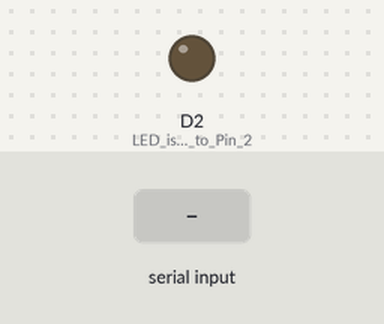
A sketch run on a simulated Arduino Zero (SAMD21). Shown: output pins drawn as LEDs (lit = HIGH). The test bench sets the inputs (shaded band). What the sketch prints to the serial monitor is not drawn.

Above: at 6.2 s.
6.3 s: "1" received over Serial
At 8.4 s:
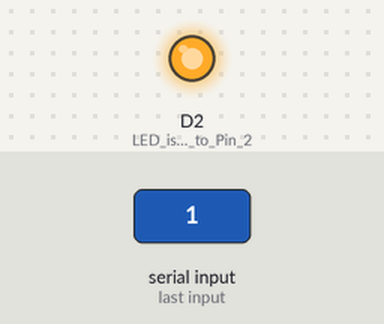
9.3 s: "0" received over Serial
At 10.5 s:
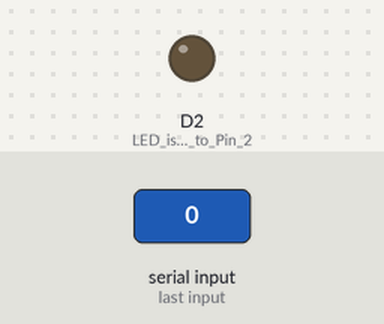
12.3 s: "2" received over Serial
At 14.1 s:
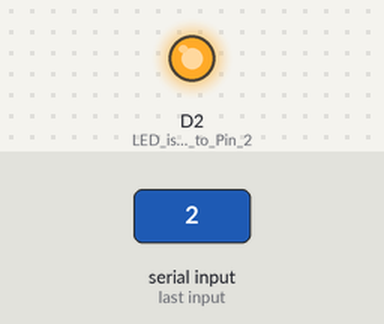
Timing chart, 0 to 16.2 s (numbered marks = the images above; inputs shaded):
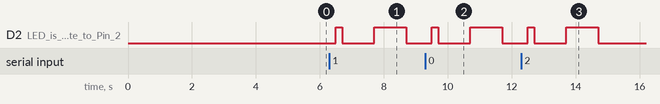

Measured:
- after the input at 6.3 s, D2 (LED_is_connecte_to_Pin_2): LOW → HIGH after 0.20 s, → LOW 0.20 s later, → HIGH 1.0 s later, → LOW 1.0 s later
- after the input at 9.3 s, D2 (LED_is_connecte_to_Pin_2): LOW → HIGH after 0.20 s, → LOW 0.20 s later, → HIGH 1.0 s later, → LOW 1.0 s later
- after the input at 12.3 s, D2 (LED_is_connecte_to_Pin_2): LOW → HIGH after 0.20 s, → LOW 0.20 s later, → HIGH 1.0 s later, → LOW 1.0 s later

The sketch:

sketch_echo.ino
```cpp
void setup() {
  pinMode(2, OUTPUT);  // LED is connecte to Pin 2
  SerialUSB.begin(115200);  //Serial connection to Serial Monitor
  delay(5000);  //This delays the start of the module so all information can be captured in the Serial monitor
}

void loop() {
  if (SerialUSB.available()) {
      SerialUSB.write(SerialUSB.read()); //Reads data from Serialmonitor and sends it back as echo

      delay(200);
      digitalWrite(2, HIGH);
      delay(200);
      digitalWrite(2, LOW);
      delay(1000);
      digitalWrite(2, HIGH);
      delay(1000);
      digitalWrite(2, LOW);
   }
}
```
